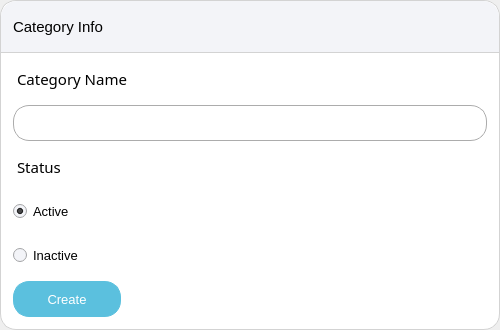
   <widget class="QWidget" name="addCategoryWidget">
    <layout class="QGridLayout" name="gridLayout">
     <property name="leftMargin">
      <number>0</number>
     </property>
     <property name="topMargin">
      <number>0</number>
     </property>
     <property name="rightMargin">
      <number>0</number>
     </property>
     <property name="bottomMargin">
      <number>0</number>
     </property>
     <property name="spacing">
      <number>0</number>
     </property>
     <item row="0" column="0">
      <widget class="QFrame" name="categoryFrame">
       <property name="sizePolicy">
        <sizepolicy hsizetype="Fixed" vsizetype="Maximum">
         <horstretch>0</horstretch>
         <verstretch>0</verstretch>
        </sizepolicy>
       </property>
       <property name="minimumSize">
        <size>
         <width>500</width>
         <height>0</height>
        </size>
       </property>
       <property name="maximumSize">
        <size>
         <width>500</width>
         <height>16777215</height>
        </size>
       </property>
       <property name="styleSheet">
        <string notr="true">

QFrame{
background-color: white;
border: 1px solid lightgray;
border-radius: 16px;
}

QLabel{
border: none;
border-bottom-left-radius: 0px;
border-bottom-right-radius: 0px;
padding-left: 12px;
}

QRadioButton{
color: black;
margin-left: 12px;
}


</string>
       </property>
       <layout class="QVBoxLayout" name="verticalLayout_4">
        <property name="spacing">
         <number>8</number>
        </property>
        <property name="leftMargin">
         <number>0</number>
        </property>
        <property name="topMargin">
         <number>0</number>
        </property>
        <property name="rightMargin">
         <number>0</number>
        </property>
        <property name="bottomMargin">
         <number>0</number>
        </property>
        <item>
         <widget class="QLabel" name="categoryInfoQL">
          <property name="sizePolicy">
           <sizepolicy hsizetype="Preferred" vsizetype="Fixed">
            <horstretch>0</horstretch>
            <verstretch>0</verstretch>
           </sizepolicy>
          </property>
          <property name="minimumSize">
           <size>
            <width>0</width>
            <height>52</height>
           </size>
          </property>
          <property name="maximumSize">
           <size>
            <width>16777215</width>
            <height>52</height>
           </size>
          </property>
          <property name="font">
           <font>
            <family>Segoe UI</family>
            <pointsize>11</pointsize>
            <fontweight>DemiBold</fontweight>
           </font>
          </property>
          <property name="styleSheet">
           <string notr="true">QLabel{
color: black;
background-color: rgb(243, 244, 248);
border-bottom: 1px solid  lightgray;

}</string>
          </property>
          <property name="text">
           <string>Category Info</string>
          </property>
          <property name="margin">
           <number>3</number>
          </property>
          <property name="indent">
           <number>0</number>
          </property>
         </widget>
        </item>
        <item>
         <widget class="QLabel" name="categoryNameQL">
          <property name="sizePolicy">
           <sizepolicy hsizetype="Preferred" vsizetype="Fixed">
            <horstretch>0</horstretch>
            <verstretch>0</verstretch>
           </sizepolicy>
          </property>
          <property name="minimumSize">
           <size>
            <width>0</width>
            <height>36</height>
           </size>
          </property>
          <property name="maximumSize">
           <size>
            <width>16777215</width>
            <height>36</height>
           </size>
          </property>
          <property name="font">
           <font>
            <family>Segoe UI Semibold</family>
            <pointsize>11</pointsize>
            <bold>false</bold>
           </font>
          </property>
          <property name="styleSheet">
           <string notr="true">color: rgb(0, 0, 0);</string>
          </property>
          <property name="text">
           <string>Category Name</string>
          </property>
         </widget>
        </item>
        <item>
         <widget class="QLineEdit" name="categoryLE">
          <property name="minimumSize">
           <size>
            <width>0</width>
            <height>36</height>
           </size>
          </property>
          <property name="maximumSize">
           <size>
            <width>16777215</width>
            <height>36</height>
           </size>
          </property>
          <property name="font">
           <font>
            <pointsize>10</pointsize>
           </font>
          </property>
          <property name="styleSheet">
           <string notr="true">QLineEdit{
color: black;
border: 1px solid rgb(172, 172, 172);
border-radius: 16px;
margin-left: 12px;
margin-right: 12px;
padding-left: 12px;
}

QLineEdit:hover{
border-color: rgb(91, 192, 222);
}</string>
          </property>
         </widget>
        </item>
        <item>
         <widget class="QLabel" name="categoryStatusQL">
          <property name="sizePolicy">
           <sizepolicy hsizetype="Preferred" vsizetype="Fixed">
            <horstretch>0</horstretch>
            <verstretch>0</verstretch>
           </sizepolicy>
          </property>
          <property name="minimumSize">
           <size>
            <width>0</width>
            <height>36</height>
           </size>
          </property>
          <property name="maximumSize">
           <size>
            <width>16777215</width>
            <height>36</height>
           </size>
          </property>
          <property name="font">
           <font>
            <family>Segoe UI Semibold</family>
            <pointsize>11</pointsize>
            <bold>false</bold>
           </font>
          </property>
          <property name="styleSheet">
           <string notr="true">color: rgb(0, 0, 0);</string>
          </property>
          <property name="text">
           <string>Status</string>
          </property>
         </widget>
        </item>
        <item>
         <widget class="QRadioButton" name="activeRadioBtn">
          <property name="minimumSize">
           <size>
            <width>0</width>
            <height>36</height>
           </size>
          </property>
          <property name="maximumSize">
           <size>
            <width>16777215</width>
            <height>36</height>
           </size>
          </property>
          <property name="palette">
           <palette>
            <active>
             <colorrole role="WindowText">
              <brush brushstyle="SolidPattern">
               <color alpha="255">
                <red>0</red>
                <green>0</green>
                <blue>0</blue>
               </color>
              </brush>
             </colorrole>
             <colorrole role="Button">
              <brush brushstyle="SolidPattern">
               <color alpha="255">
                <red>243</red>
                <green>244</green>
                <blue>248</blue>
               </color>
              </brush>
             </colorrole>
             <colorrole role="Mid">
              <brush brushstyle="SolidPattern">
               <color alpha="255">
                <red>0</red>
                <green>117</green>
                <blue>255</blue>
               </color>
              </brush>
             </colorrole>
             <colorrole role="Text">
              <brush brushstyle="SolidPattern">
               <color alpha="255">
                <red>0</red>
                <green>0</green>
                <blue>0</blue>
               </color>
              </brush>
             </colorrole>
             <colorrole role="ButtonText">
              <brush brushstyle="SolidPattern">
               <color alpha="255">
                <red>0</red>
                <green>0</green>
                <blue>0</blue>
               </color>
              </brush>
             </colorrole>
             <colorrole role="Base">
              <brush brushstyle="SolidPattern">
               <color alpha="255">
                <red>243</red>
                <green>244</green>
                <blue>248</blue>
               </color>
              </brush>
             </colorrole>
             <colorrole role="Window">
              <brush brushstyle="SolidPattern">
               <color alpha="255">
                <red>243</red>
                <green>244</green>
                <blue>248</blue>
               </color>
              </brush>
             </colorrole>
             <colorrole role="PlaceholderText">
              <brush brushstyle="SolidPattern">
               <color alpha="128">
                <red>0</red>
                <green>0</green>
                <blue>0</blue>
               </color>
              </brush>
             </colorrole>
            </active>
            <inactive>
             <colorrole role="WindowText">
              <brush brushstyle="SolidPattern">
               <color alpha="255">
                <red>0</red>
                <green>0</green>
                <blue>0</blue>
               </color>
              </brush>
             </colorrole>
             <colorrole role="Button">
              <brush brushstyle="SolidPattern">
               <color alpha="255">
                <red>243</red>
                <green>244</green>
                <blue>248</blue>
               </color>
              </brush>
             </colorrole>
             <colorrole role="Mid">
              <brush brushstyle="SolidPattern">
               <color alpha="255">
                <red>0</red>
                <green>117</green>
                <blue>255</blue>
               </color>
              </brush>
             </colorrole>
             <colorrole role="Text">
              <brush brushstyle="SolidPattern">
               <color alpha="255">
                <red>0</red>
                <green>0</green>
                <blue>0</blue>
               </color>
              </brush>
             </colorrole>
             <colorrole role="ButtonText">
              <brush brushstyle="SolidPattern">
               <color alpha="255">
                <red>0</red>
                <green>0</green>
                <blue>0</blue>
               </color>
              </brush>
             </colorrole>
             <colorrole role="Base">
              <brush brushstyle="SolidPattern">
               <color alpha="255">
                <red>243</red>
                <green>244</green>
                <blue>248</blue>
               </color>
              </brush>
             </colorrole>
             <colorrole role="Window">
              <brush brushstyle="SolidPattern">
               <color alpha="255">
                <red>243</red>
                <green>244</green>
                <blue>248</blue>
               </color>
              </brush>
             </colorrole>
             <colorrole role="PlaceholderText">
              <brush brushstyle="SolidPattern">
               <color alpha="128">
                <red>0</red>
                <green>0</green>
                <blue>0</blue>
               </color>
              </brush>
             </colorrole>
            </inactive>
            <disabled>
             <colorrole role="WindowText">
              <brush brushstyle="SolidPattern">
               <color alpha="255">
                <red>0</red>
                <green>0</green>
                <blue>0</blue>
               </color>
              </brush>
             </colorrole>
             <colorrole role="Button">
              <brush brushstyle="SolidPattern">
               <color alpha="255">
                <red>243</red>
                <green>244</green>
                <blue>248</blue>
               </color>
              </brush>
             </colorrole>
             <colorrole role="Mid">
              <brush brushstyle="SolidPattern">
               <color alpha="255">
                <red>0</red>
                <green>117</green>
                <blue>255</blue>
               </color>
              </brush>
             </colorrole>
             <colorrole role="Text">
              <brush brushstyle="SolidPattern">
               <color alpha="255">
                <red>0</red>
                <green>0</green>
                <blue>0</blue>
               </color>
              </brush>
             </colorrole>
             <colorrole role="ButtonText">
              <brush brushstyle="SolidPattern">
               <color alpha="255">
                <red>0</red>
                <green>0</green>
                <blue>0</blue>
               </color>
              </brush>
             </colorrole>
             <colorrole role="Base">
              <brush brushstyle="SolidPattern">
               <color alpha="255">
                <red>243</red>
                <green>244</green>
                <blue>248</blue>
               </color>
              </brush>
             </colorrole>
             <colorrole role="Window">
              <brush brushstyle="SolidPattern">
               <color alpha="255">
                <red>243</red>
                <green>244</green>
                <blue>248</blue>
               </color>
              </brush>
             </colorrole>
             <colorrole role="PlaceholderText">
              <brush brushstyle="SolidPattern">
               <color alpha="128">
                <red>0</red>
                <green>0</green>
                <blue>0</blue>
               </color>
              </brush>
             </colorrole>
            </disabled>
           </palette>
          </property>
          <property name="font">
           <font>
            <pointsize>10</pointsize>
            <bold>false</bold>
           </font>
          </property>
          <property name="text">
           <string>Active</string>
          </property>
          <property name="checked">
           <bool>true</bool>
          </property>
         </widget>
        </item>
        <item>
         <widget class="QRadioButton" name="InactiveRadioBtn">
          <property name="minimumSize">
           <size>
            <width>0</width>
            <height>36</height>
           </size>
          </property>
          <property name="maximumSize">
           <size>
            <width>16777215</width>
            <height>36</height>
           </size>
          </property>
          <property name="palette">
           <palette>
            <active>
             <colorrole role="WindowText">
              <brush brushstyle="SolidPattern">
               <color alpha="255">
                <red>0</red>
                <green>0</green>
                <blue>0</blue>
               </color>
              </brush>
             </colorrole>
             <colorrole role="Button">
              <brush brushstyle="SolidPattern">
               <color alpha="255">
                <red>243</red>
                <green>244</green>
                <blue>248</blue>
               </color>
              </brush>
             </colorrole>
             <colorrole role="Mid">
              <brush brushstyle="SolidPattern">
               <color alpha="255">
                <red>0</red>
                <green>117</green>
                <blue>255</blue>
               </color>
              </brush>
             </colorrole>
             <colorrole role="Text">
              <brush brushstyle="SolidPattern">
               <color alpha="255">
                <red>0</red>
                <green>0</green>
                <blue>0</blue>
               </color>
              </brush>
             </colorrole>
             <colorrole role="ButtonText">
              <brush brushstyle="SolidPattern">
               <color alpha="255">
                <red>0</red>
                <green>0</green>
                <blue>0</blue>
               </color>
              </brush>
             </colorrole>
             <colorrole role="Base">
              <brush brushstyle="SolidPattern">
               <color alpha="255">
                <red>243</red>
                <green>244</green>
                <blue>248</blue>
               </color>
              </brush>
             </colorrole>
             <colorrole role="Window">
              <brush brushstyle="SolidPattern">
               <color alpha="255">
                <red>243</red>
                <green>244</green>
                <blue>248</blue>
               </color>
              </brush>
             </colorrole>
             <colorrole role="PlaceholderText">
              <brush brushstyle="SolidPattern">
               <color alpha="128">
                <red>0</red>
                <green>0</green>
                <blue>0</blue>
               </color>
              </brush>
             </colorrole>
            </active>
            <inactive>
             <colorrole role="WindowText">
              <brush brushstyle="SolidPattern">
               <color alpha="255">
                <red>0</red>
                <green>0</green>
                <blue>0</blue>
               </color>
              </brush>
             </colorrole>
             <colorrole role="Button">
              <brush brushstyle="SolidPattern">
               <color alpha="255">
                <red>243</red>
                <green>244</green>
                <blue>248</blue>
               </color>
              </brush>
             </colorrole>
             <colorrole role="Mid">
              <brush brushstyle="SolidPattern">
               <color alpha="255">
                <red>0</red>
                <green>117</green>
                <blue>255</blue>
               </color>
              </brush>
             </colorrole>
             <colorrole role="Text">
              <brush brushstyle="SolidPattern">
               <color alpha="255">
                <red>0</red>
                <green>0</green>
                <blue>0</blue>
               </color>
              </brush>
             </colorrole>
             <colorrole role="ButtonText">
              <brush brushstyle="SolidPattern">
               <color alpha="255">
                <red>0</red>
                <green>0</green>
                <blue>0</blue>
               </color>
              </brush>
             </colorrole>
             <colorrole role="Base">
              <brush brushstyle="SolidPattern">
               <color alpha="255">
                <red>243</red>
                <green>244</green>
                <blue>248</blue>
               </color>
              </brush>
             </colorrole>
             <colorrole role="Window">
              <brush brushstyle="SolidPattern">
               <color alpha="255">
                <red>243</red>
                <green>244</green>
                <blue>248</blue>
               </color>
              </brush>
             </colorrole>
             <colorrole role="PlaceholderText">
              <brush brushstyle="SolidPattern">
               <color alpha="128">
                <red>0</red>
                <green>0</green>
                <blue>0</blue>
               </color>
              </brush>
             </colorrole>
            </inactive>
            <disabled>
             <colorrole role="WindowText">
              <brush brushstyle="SolidPattern">
               <color alpha="255">
                <red>0</red>
                <green>0</green>
                <blue>0</blue>
               </color>
              </brush>
             </colorrole>
             <colorrole role="Button">
              <brush brushstyle="SolidPattern">
               <color alpha="255">
                <red>243</red>
                <green>244</green>
                <blue>248</blue>
               </color>
              </brush>
             </colorrole>
             <colorrole role="Mid">
              <brush brushstyle="SolidPattern">
               <color alpha="255">
                <red>0</red>
                <green>117</green>
                <blue>255</blue>
               </color>
              </brush>
             </colorrole>
             <colorrole role="Text">
              <brush brushstyle="SolidPattern">
               <color alpha="255">
                <red>0</red>
                <green>0</green>
                <blue>0</blue>
               </color>
              </brush>
             </colorrole>
             <colorrole role="ButtonText">
              <brush brushstyle="SolidPattern">
               <color alpha="255">
                <red>0</red>
                <green>0</green>
                <blue>0</blue>
               </color>
              </brush>
             </colorrole>
             <colorrole role="Base">
              <brush brushstyle="SolidPattern">
               <color alpha="255">
                <red>243</red>
                <green>244</green>
                <blue>248</blue>
               </color>
              </brush>
             </colorrole>
             <colorrole role="Window">
              <brush brushstyle="SolidPattern">
               <color alpha="255">
                <red>243</red>
                <green>244</green>
                <blue>248</blue>
               </color>
              </brush>
             </colorrole>
             <colorrole role="PlaceholderText">
              <brush brushstyle="SolidPattern">
               <color alpha="128">
                <red>0</red>
                <green>0</green>
                <blue>0</blue>
               </color>
              </brush>
             </colorrole>
            </disabled>
           </palette>
          </property>
          <property name="font">
           <font>
            <pointsize>10</pointsize>
            <bold>false</bold>
           </font>
          </property>
          <property name="text">
           <string>Inactive</string>
          </property>
         </widget>
        </item>
        <item>
         <widget class="QPushButton" name="categoryDataBtn">
          <property name="sizePolicy">
           <sizepolicy hsizetype="Fixed" vsizetype="Fixed">
            <horstretch>0</horstretch>
            <verstretch>0</verstretch>
           </sizepolicy>
          </property>
          <property name="minimumSize">
           <size>
            <width>120</width>
            <height>48</height>
           </size>
          </property>
          <property name="maximumSize">
           <size>
            <width>120</width>
            <height>48</height>
           </size>
          </property>
          <property name="font">
           <font>
            <pointsize>10</pointsize>
            <fontweight>DemiBold</fontweight>
           </font>
          </property>
          <property name="styleSheet">
           <string notr="true">QPushButton{
color: rgb(255, 255, 255);
background-color: rgb(91, 192, 222);
border: 1px solid rgb(91, 192, 222);
border-radius: 16px;
margin-left: 12px;
margin-bottom: 12px;
}

QPushButton:hover{
color: rgb(255, 255, 255);
background-color: rgb(0, 0, 0);
border: 1px solid black;
border-radius: 16px;
}</string>
          </property>
          <property name="text">
           <string>Create</string>
          </property>
         </widget>
        </item>
       </layout>
      </widget>
     </item>
    </layout>
   </widget>
